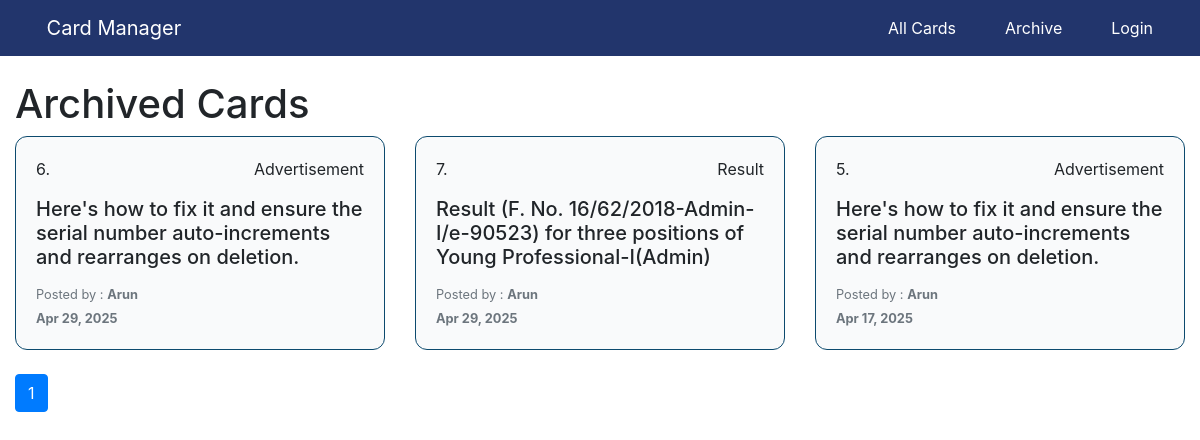
Page /archive/ on the earlier database version.
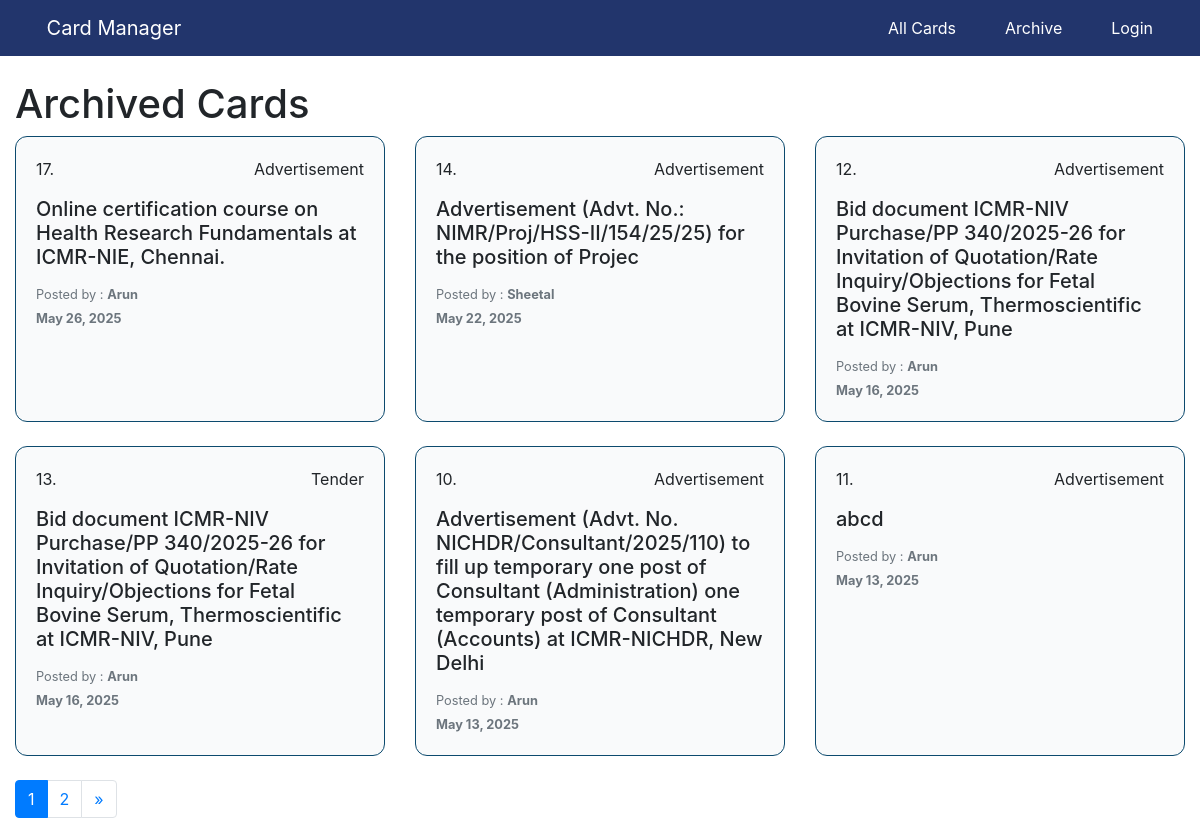
Same page on the later database version.
### task_report_app/models.py (models this page shows, shortened)
class Task(models.Model):
    serial_number = models.IntegerField(unique=True, blank=True, null=True)
    title = models.CharField(max_length=250)
    post_type = models.CharField(max_length=50, choices=PostType.choices, default=PostType.Advertisement)
    status = models.CharField(max_length=50, choices=Status.choices, default=Status.Active)
    created_at = models.DateField(auto_now_add=True)
    updated_at = models.DateField(auto_now=True)
    last_date = models.DateField(null=True, blank=True)
    is_archived = models.BooleanField(default=False)
    author = models.ForeignKey(User, on_delete=models.CASCADE, related_name='tasks')

### task_report_app/views.py (the view)
# urls.py: path('archive/', views.archive_list, name='archive')
def archive_list(request):
    archived_cards = Task.objects.filter(is_archived=True).order_by('-created_at')
    paginator = Paginator(archived_cards, 6)  # Show 6 cards per page
    page = request.GET.get('page')
    try:
        paginated_cards = paginator.page(page)
    except PageNotAnInteger:
        paginated_cards = paginator.page(1)
    except EmptyPage:
        paginated_cards = paginator.page(paginator.num_pages)
    context = {'cards': paginated_cards}
    return render(request, 'archive_list.html', context)

### task_report_app/templates/archive_list.html (shortened to what this page needs)
{% extends 'base.html' %}
{% load static %}
{% load custom_tags %}
{% block content %}
<h1>Archived Cards</h1>
<div class="row">
    {% for task in cards %}
    <div class="col-md-4 mb-4 card_viewer_container">
      <div class="h-100 card_viewer">
        <div class="card-body card_viewer_body">
          <div class="d-flex justify-content-between">
            <p>{{ task.serial_number }}.</p>
            <p class="card-text">{{ task.post_type }}</p>
          </div>
          <h5 class="card-title">{{ task.title }}</h5>
          <small class="text-muted">
            Posted by :
            <b class="text-capitalize">{{ task.author.username }}</b><br />
            <b>{{ task.created_at|date:"M d, Y" }}</b>
          </small>
        </div>
      </div>
    </div>
    {% empty %}
    <div class="col-12 text-center py-5">
      <h4>No cards yet.</h4>
    </div>
    {% endfor %}
  </div>
<nav aria-label="Page navigation">
    <ul class="pagination">
        {% for num in cards.paginator.page_range %}
        <li class="page-item {% if num == cards.number %}active{% endif %}">
            <a class="page-link" href="?page={{ num }}">{{ num }}</a>
        </li>
        {% endfor %}
        {% if cards.has_next %}
        <li class="page-item">
            <a class="page-link" href="?page={{ cards.next_page_number }}" aria-label="Next">
                <span aria-hidden="true">&raquo;</span>
            </a>
        </li>
        {% endif %}
    </ul>
</nav>
{% endblock %}

### task_report_app/templates/base.html (shortened to what this page needs)
{% load static %}
<!DOCTYPE html>
<html lang="en">
<head>
    <link rel="stylesheet" href="/static/css/styles.css">
    <link rel="stylesheet" href="/static/bootstrap/bootstrap.min.css">
    <link rel="stylesheet" href="/static/fontawesome/css/all.min.css">
</head>
<body>
    <nav class="navbar navbar-expand-lg navbar-dark mb-4" style="background-color: #22356c;">
        <div class="container-fluid">
            <a class="navbar-brand" href="{% url 'card_list' %}">
                <i class="fas fa-layer-group me-2"></i>Card Manager
            </a>
            <div class="collapse navbar-collapse justify-content-end" id="navbarNav">
                <a class="navbar-brand" id="toggleReader"><i class="fa-solid fa-person-chalkboard"></i></a>
                <a class="nav-item nav-link" href="{% url 'card_list' %}">
                    <i class="fas fa-th-list"></i> All Cards
                </a>
                <a href="{% url 'archive' %}" class="nav-item nav-link">
                    <i class="fa-solid fa-box-archive"></i>
                    Archive
                </a>
                {% if request.user.is_authenticated %}
                    <span class="nav-item nav-link me-3">Welcome, <b class="text-capitalize">{{ request.user.username }}</b></span>
                    <form action="{% url 'logout' %}" method="post" class="nav-item">
                        {% csrf_token %}
                        <button type="submit" class="btn btn-logout">
                            <i class="fas fa-sign-out-alt"></i> Logout
                        </button>
                    </form>
                {% else %}
                    <a class="nav-item nav-link" href="{% url 'login' %}?next={{ request.path }}">
                        <i class="fa-solid fa-user"></i> Login
                    </a>
                {% endif %}
            </div>
        </div>
    </nav>
    <div class="container">
        {% block content %}{% endblock %}
    </div>
</body>
</html>

### task_report_app/static/css/styles.css (style rules this page uses)
:root { --primary-50: #f0f9ff; --primary-100: #e0f2fe; --primary-200: #bae6fd; --primary-300: #7dd3fc; --primary-400: #38bdf8; --primary-500: #0ea5e9; --primary-600: #0284c7; --primary-700: #0369a1; --primary-800: #075985; --primary-900: #0c4a6e; --gray-50: #f9fafb; --gray-100: #f3f4f6; --gray-200: #e5e7eb; --gray-300: #d1d5db; --gray-400: #9ca3af; --gray-500: #6b7280; --gray-600: #4b5563; --gray-700: #374151; --gray-800: #1f2937; --gray-900: #111827; --success-500: #10b981; --warning-500: #f59e0b; --error-500: #ef4444; --font-sans: 'Inter', 'Segoe UI', Roboto, sans-serif; --font-mono: 'Roboto Mono', monospace; --font-serif: 'Georgia', serif; --text-xs: 0.75rem; --text-sm: 0.875rem; --text-base: 1rem; --text-lg: 1.125rem; --text-xl: 1.25rem; --text-2xl: 1.5rem; --text-3xl: 1.875rem; --text-4xl: 2.25rem; --text-5xl: 3rem; --font-light: 300; --font-normal: 400; --font-medium: 500; --font-semibold: 600; --font-bold: 700; --space-0: 0; --space-1: 0.25rem; --space-2: 0.5rem; --space-3: 0.75rem; --space-4: 1rem; --space-5: 1.25rem; --space-6: 1.5rem; --space-8: 2rem; --space-10: 2.5rem; --space-12: 3rem; --space-16: 4rem; --space-20: 5rem; --space-24: 6rem; --shadow-sm: 0 1px 2px 0 rgb(0 0 0 / 0.05); --shadow: 0 1px 3px 0 rgb(0 0 0 / 0.1), 0 1px 2px -1px rgb(0 0 0 / 0.1); --shadow-md: 0 4px 6px -1px rgb(0 0 0 / 0.1), 0 2px 4px -2px rgb(0 0 0 / 0.1); --shadow-lg: 0 10px 15px -3px rgb(0 0 0 / 0.1), 0 4px 6px -4px rgb(0 0 0 / 0.1); --rounded-none: 0; --rounded-sm: 0.125rem; --rounded: 0.25rem; --rounded-md: 0.375rem; --rounded-lg: 0.5rem; --rounded-xl: 0.75rem; --rounded-full: 9999px; --transition-fast: 150ms; --transition-normal: 300ms; --transition-slow: 500ms; }
*, *::before, *::after { box-sizing: border-box; margin: 0; padding: 0; }
html { scroll-behavior: smooth; }
body { font-family: var(--font-sans); line-height: 1.5; color: var(--gray-800); background-color: var(--gray-50); }
h1, h2, h3, h4, h5, h6 { font-weight: var(--font-bold); line-height: 1.2; margin-bottom: var(--space-2); }
a { color: var(--primary-600); text-decoration: none; transition: color var(--transition-fast) ease; }
.container { width: 100%; max-width: 1200px; margin-left: auto; margin-right: auto; padding-left: var(--space-4); padding-right: var(--space-4); }
.nav-link { color: #fff; }
.card_viewer { background-color: var(--gray-50); border: 0.1px solid var(--primary-900); border-radius: 12px; transition: transform 0.2s; }

Differences in the rows shown:
removed Task: serial_number "6", post_type "Advertisement", title "Here's how to fix it and ensure the serial number auto-increments and rearranges on deletion.", author.username "Arun", created_at "Apr 29, 2025"
no longer on this page (row edited): Task: serial_number "7", post_type "Result", title "Result (F. No. 16/62/2018-Admin-I/e-90523) for three positions of Young Professional-I(Admin)", author.username "Arun", created_at "Apr 29, 2025"
removed Task: serial_number "5", post_type "Advertisement", title "Here's how to fix it and ensure the serial number auto-increments and rearranges on deletion.", author.username "Arun", created_at "Apr 17, 2025"
added Task: serial_number "17", post_type "Advertisement", title "Online certification course on Health Research Fundamentals at ICMR-NIE, Chennai.", author.username "Arun", created_at "May 26, 2025"
added Task: serial_number "14", post_type "Advertisement", title "Advertisement (Advt. No.: NIMR/Proj/HSS-II/154/25/25) for the position of Projec", author.username "Sheetal", created_at "May 22, 2025"
added Task: serial_number "12", post_type "Advertisement", title "Bid document ICMR-NIV Purchase/PP 340/2025-26 for Invitation of Quotation/Rate Inquiry/Objections for Fetal Bovine Serum, Thermoscientific at ICMR-NIV, Pune", author.username "Arun", created_at "May 16, 2025"
added Task: serial_number "13", post_type "Tender", title "Bid document ICMR-NIV Purchase/PP 340/2025-26 for Invitation of Quotation/Rate Inquiry/Objections for Fetal Bovine Serum, Thermoscientific at ICMR-NIV, Pune", author.username "Arun", created_at "May 16, 2025"
added Task: serial_number "10", post_type "Advertisement", title "Advertisement (Advt. No. NICHDR/Consultant/2025/110) to fill up temporary one post of Consultant (Administration) one temporary post of Consultant (Accounts) at ICMR-NICHDR, New Delhi", author.username "Arun", created_at "May 13, 2025"
added Task: serial_number "11", post_type "Advertisement", title "abcd", author.username "Arun", created_at "May 13, 2025"
Other differences:
new list line: "2"
